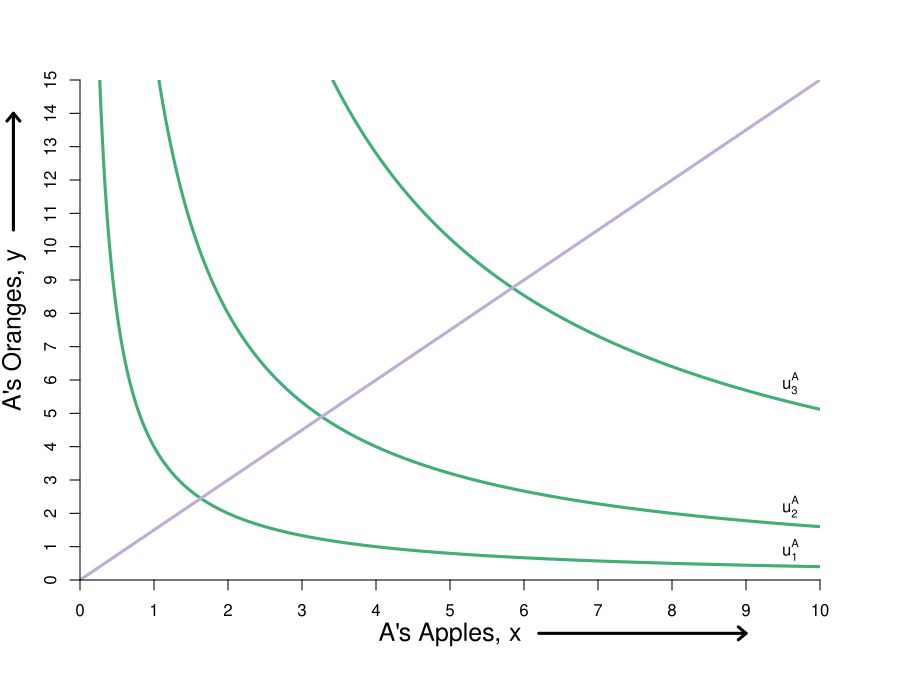

R code for this plot:
#Graph Designer: Simon Halliday & Madeleine Wettach '20
#Authors: Bowles, Foley and Halliday
#Title: Microeconomics: Competition, Conflict and Coordination

#require(ggplot2)
require(shape)
pdf(file = "property/step_by_step_graphs_5/property_tioli_step1.pdf", width = 9, height = 7)

#Set parameters for graphics
axislabelsize <- 1.5
graphlinewidth <- 3

COL <- c("#7fc97f", "#beaed4", "#fdc086", "#ffff99", "#386cb0", "#f0027f", "#bf5b17", "#666666")
COLA <- c("#99d8c9","#66c2a4","#41ae76", "#238b45", "#005824")
COLB <- c("#4eb3d3", "#2b8cbe", "#0868ac","#084081")

indiffcurveA1 <- function(x, U = 2, A = 1, a = 0.5) {
  ((((U)/A)*(1/x)^a)^(1/(1-a)))
}

indiffcurveA2 <- function(x, U = 4, A = 1, a = 0.5) {
  (((U/A)*(1/x)^a)^(1/(1-a)))
}

indiffcurveA3 <- function(x, U = 6.123724, A = 1, a = 0.5) {
  (((U/A)*(1/x)^a)^(1/(1-a)))
}

indiffcurveA4 <- function(x, U = 7.156591, A = 1, a = 0.5) {
  ((((U)/A)*(1/x)^a)^(1/(1-a)))
}

paretoEC <- function(x) {
  (3/2)*x
}

indiffcurveBneg <- function(x, U = 5.09, A = 1, a = 0.5) {
  15 - (((U/A)*(1/(10 - x))^a)^(1/(1-a)))
}

indiffcurveBneg1 <- function(x, U = 3.09, A = 1, a = 0.5) {
  15 - (((U/A)*(1/(10 - x))^a)^(1/(1-a)))
}

indiffcurveBneg2 <- function(x, U = 5.09, A = 1, a = 0.5) {
  15 - (((U/A)*(1/(10 - x))^a)^(1/(1-a)))
}

indiffcurveBneg3 <- function(x, U = 8.244574, A = 1, a = 0.5) {
  15 - (((U/A)*(1/(10 - x))^a)^(1/(1-a)))
}




#Aisha happens to have found 8 apples and 2 oranges, 
#and Betty happens to have found 2 apples and 13 oranges. 
#Aisha's utility (8^0.5)*(2^0.5) = 4
#Betty's utility (2^0.5)*(13^0.5) = 5.09


par(mar =  c(6, 4, 4, 4))
xlims <- c(0, 10)
ylims <- c(0, 15)
xlims2 <- c(10, 0)
ylims2 <- c(15, 0)

plot(0, 0, xlim = xlims, ylim = ylims, type = "n",
     xlab = expression(paste("A's Apples, ", x)),
     ylab = expression(paste("A's Oranges, ", y)), 
     line = 2.5,
     xaxt = "n", 
     yaxt = "n", 
     cex.lab = axislabelsize, 
     bty = "n",
     xaxs="i", 
     yaxs="i")


npts <- 500 
npts2 <- 501

#Specify the sequences of points for graphing. 
xx1 <- seq(xlims[1], xlims[2], length.out = npts)
yy1 <- indiffcurveA2(xx1, U = 4, A = 1, a = 0.5)
yy2 <- indiffcurveA2(xx1)

#Polygon Attempt
#polygon(x = c(1.34, 6, 8, 10 - 6.73), y = c(12, 9, 2, 15 - 10.1), col="powderblue", density=NULL, border = NA)

#I need something like xx1 with npts for 
##xpoly1 <- seq(from = 1.34, to = 8, length.out = 500)
##ypoly1 <- indiffcurveA2(xpoly1, U = 4, A = 1, a = 0.5)
##ypoly2 <- indiffcurveBneg(xpoly1, U = 5.09, A = 1, a = 0.5)
##polygon(x = c(xpoly1, rev(xpoly1)), y = c(ypoly1, rev(ypoly2)), col=COL[4], density=NULL, border = NA)

#Draw the lines for the graphs
lines(xx1, indiffcurveA1(xx1), col = COLA[3], lwd = graphlinewidth)
lines(xx1, indiffcurveA2(xx1), col = COLA[3], lwd = graphlinewidth)
#lines(xx1, indiffcurveA3(xx1), col = COLA[3], lwd = graphlinewidth)
lines(xx1, indiffcurveA4(xx1), col = COLA[3], lwd = graphlinewidth)
lines(xx1, paretoEC(xx1), col = COL[2], lwd = graphlinewidth)

##lines(xx1, indiffcurveBneg1(xx1), col = COLB[2], lwd = graphlinewidth)
##lines(xx1, indiffcurveBneg2(xx1), col = COLB[2], lwd = graphlinewidth)
##lines(xx1, indiffcurveBneg3(xx1), col = COLB[2], lwd = graphlinewidth)

#Customize ticks and labels for the plot
ticksy <- seq(from = 0, to = 15, by = 1)
ylabels <- seq(from = 0, to = 15, by = 1)
ticksx <- seq(from = 0, to = 10, by = 1)
xlabels <- seq(from = 0, to = 10, by = 1)
axis(1, at = ticksx, pos = 0, labels = xlabels)
axis(2, at = ticksy, pos = 0, labels = ylabels, las = 0)

#Add arrows:
arrows(-0.9, 10.5, -0.9, 14, xpd = TRUE, length=0.1,angle=40,lwd=3)
arrows(6.2, -1.6, 9, -1.6, xpd = TRUE, length=0.1,angle=40,lwd=3)

#Annotation of the three graphs and the NE
text(9.6, 0.9, expression(u[1]^A))
text(9.6, 2.2, expression(u[2]^A))
#text(9.6, 4.4, expression(u[3]^A))
text(9.6, 5.9, expression(u[3]^A))

#Perhaps useful point to label the unused intersection of the participation constraints
#points(1.34, 12, pch = 16, col = "black", cex = 1.5)



#Pareto efficiency curve
#segments(4.16, 6.23, 6.73, 10.1, lty = 2, lwd = 2)
##text(4.7, 5, expression("Pareto Efficient Curve"))
##Arrows(4.5, 5.3, 4.5, 6.2, col = "black", lty = 1, lwd = 2, arr.type = "triangle", arr.lwd = 0.5)


#Set up second axes and labels

par(new = TRUE)

#Use the same x and ylims as previously, but with locations switched
xlims2 <- c(10, 0)
ylims2 <- c(15, 0)

#Leave the ylab and xlab blank to ensure no axes titles
plot(0, 0, xlim = xlims2, ylim = ylims2, type = "n",
     xlab = expression(paste("")),
     ylab = expression(paste("")),
     xaxt = "n", 
     yaxt = "n", 
     cex.lab = 1.3, 
     bty = "n",
     xaxs="i", 
     yaxs="i")

#Set up axes at sides 3 and 4 (top and right)
##axis(side = 3, at = ticksx, pos = 0, labels = xlabels)
##axis(side = 4, at = ticksy, pos = 0, labels = ylabels, las = 0)
##mtext("B's Apples, x", side=3, line = 2.5, cex = axislabelsize)
##text(-0.8, 7, expression(paste("B's Oranges, y")), xpd = TRUE, cex = axislabelsize, srt = 270) 

#Add arrows:
##arrows(-0.8, 10, -0.8, 14, xpd = TRUE, length=0.1,angle=40,lwd=3)
##arrows(6.2, -1.8, 9, -1.8, xpd = TRUE, length=0.1,angle=40,lwd=3)

#Label B's indifference curves
##text(9.1, 1.6, expression(u[1]^B))
##text(9.1, 3.4, expression(u[2]^B))
#text(9.1, 4.6, expression(u[3]^B))
##text(9.1, 8, expression(u[3]^B))

#Add a point for the initial endowment
##points(2, 13, pch = 16, col = "black", cex = 1.5)
##text(1.8, 12.5, expression(e))

#Label a point on the middle of the curve
##points(5, 7.5, pch = 16, col = "black", cex = 1.5)
##text(5, 7, expression(i))

#(5^0.5)*(7.5^0.5) = 6.123724

#Add point for comparison to participation constraint
##points(6.2, 1.55, pch = 16, col = "black", cex = 1.5)
##text(6.1, 1.2, expression(d))


#Calculate TIOLI power allocation for B
#mrs(x,y) => pareto efficient curve is (3/2)x = y
#A's initital utility is 4 = u(8,2) = (8^0.5)*(2^0.5)
#Therefore substitute in the contract curve u_e^A = 4 = (x^A)^(0.5)(3/2*x^A)^0.5
# => x^A = 4/((3/2)^0.5) = 3.27 => x^B = 6.73
# => y^A = 3/2(x^A) = 4.9 => y^B = 10.1

#Add point g for B's TIOLI power
##points(6.73, 10.1, pch = 16, col = "black", cex = 1.5)
##text(6.73, 10.6, expression(g))

#Calculate TIOLI power allocation for A
#mrs(x,y) => pareto efficient curve is (3/2)x = y
#A's initital utility is 4 = u(8,2) = (8^0.5)*(2^0.5)
#Therefore substitute in the contract curve u_e^A = 4 = (x^A)^(0.5)(3/2*x^A)^0.5
# => x^B = 5.09/((3/2)^0.5) = 4.16 => x^A = 5.84
# => y^B = 3/2(x^B) = 6.23 => y^A = 8.77 
#=> u^A = (5.84^0.5)*(8.77^0.5) = 7.156591

#Add point f for A's TIOLI power
##points(4.16, 6.23, pch = 16, col = "black", cex = 1.5)
##text(4.16, 5.8, expression(f))

#Annotating B's endowment
##text(1.8, 12.5, expression(e))

#Annotating a point that is a Pareto improvement over e.
##points(2.94, 12.76, pch = 16, col = "black", cex = 1.5)
##text(2.74, 12.36, expression(h))
#(2.94^0.5)*(12.76^0.5)

#Label Pareto Improving Lens
##text(7, 5, expression(paste("Pareto-Improving Lens")))

dev.off()
